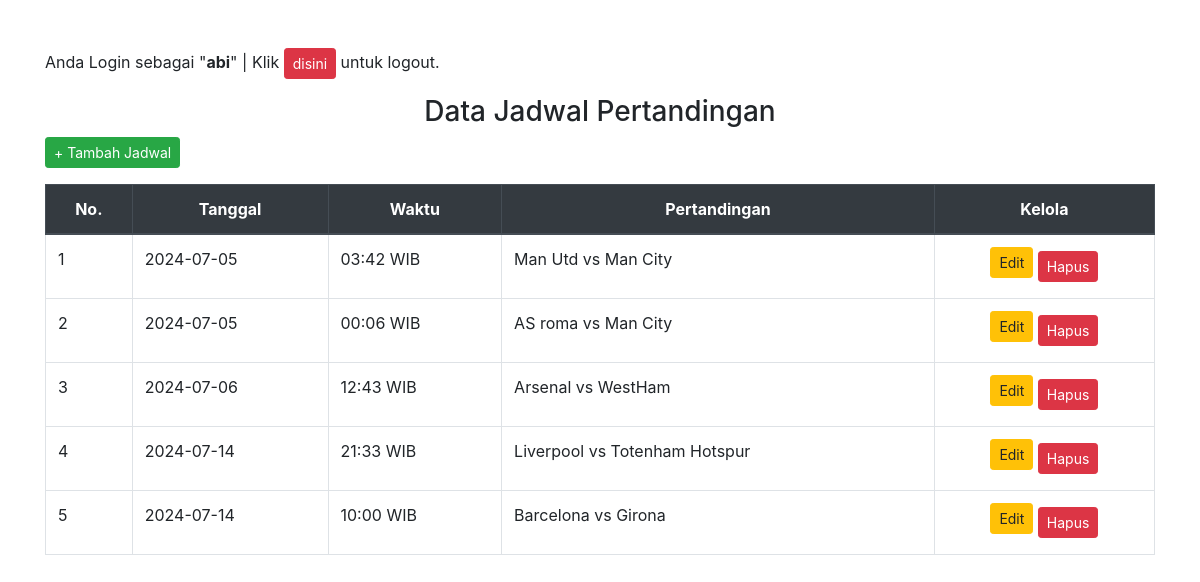
The page /UAS_Pemweb/admin/halaman_jadwalpertandingan.php (signed in) on the database its author committed.
### tables this page shows
CREATE TABLE `pertandingan` (
  `pertandingan_id` int(11) NOT NULL,
  `liga_id` int(11) DEFAULT NULL,
  `tanggal` date DEFAULT NULL,
  `waktu` varchar(10) DEFAULT NULL,
  `tim_home` varchar(255) DEFAULT NULL,
  `tim_away` varchar(255) DEFAULT NULL
);

### UAS_Pemweb/admin/halaman_jadwalpertandingan.php (the view, shortened to what this page needs)
<?php
include "config.php";
$sql_schedules = "SELECT p.*, l.nama_liga
                 FROM pertandingan p
                 JOIN liga l ON p.liga_id = l.liga_id
                 ORDER BY p.tanggal  ASC";
$result = mysqli_query($config, $sql_schedules);
?>
<!DOCTYPE html>
<html lang="en">
<head>
    <link href="https://maxcdn.bootstrapcdn.com/bootstrap/4.5.2/css/bootstrap.min.css" rel="stylesheet">
</head>
<body>
    <div class="container mt-5">
        <p class="text-left">Anda Login sebagai "<strong><?php echo $_SESSION['username']; ?></strong>" | Klik
            <a href="logout.php" class="btn btn-danger btn-sm">disini</a> untuk logout.</p>
        <h3 class="text-center">Data Jadwal Pertandingan</h3>
        <div class="d-flex justify-content-between mb-3">
            <a href="tambah_jadwal.php" class="btn btn-success btn-sm">+ Tambah Jadwal</a>
        </div>
        <table class="table table-bordered table-hover">
            <thead class="thead-dark">
                <tr class="text-center">
                    <th>No.</th>
                    <th>Tanggal</th>
                    <th>Waktu</th>
                    <th>Pertandingan</th>
                    <th>Kelola</th>
                </tr>
            </thead>
            <tbody>
                <?php
                $no = 1;
                while ($data = mysqli_fetch_assoc($result)) {
                ?>
                <tr>
                    <td><?php echo $no;?></td>
                    <td><?php echo $data['tanggal'];?></td>
                    <td><?php echo $data['waktu']. " WIB";?></td>
                    <td><?php echo $data['tim_home'] . ' vs ' . $data['tim_away']; ?></td>
                    <td class="text-center">
                        <a href="edit_jadwal.php?pertandingan_id=<?php echo $data['pertandingan_id'];?>" class="btn btn-warning btn-sm mb-2">Edit</a>
                        <a href="hapus_jadwal.php?pertandingan_id=<?php echo $data['pertandingan_id'];?>" class="btn btn-danger btn-sm" onclick="return confirm('Apakah Anda yakin ingin menghapus jadwal ini?');">Hapus</a>
                    </td>
                </tr>
                <?php
                    $no++;
                }
                ?>
            </tbody>
        </table>
    </div>
</body>
</html>

### rows shown on the page
pertandingan: tanggal "2024-07-05", waktu "03:42", tim_home "Man Utd", tim_away "Man City"
pertandingan: tanggal "2024-07-05", waktu "00:06", tim_home "AS roma", tim_away "Man City"
pertandingan: tanggal "2024-07-06", waktu "12:43", tim_home "Arsenal", tim_away "WestHam"
pertandingan: tanggal "2024-07-14", waktu "21:33", tim_home "Liverpool", tim_away "Totenham Hotspur"
pertandingan: tanggal "2024-07-14", waktu "10:00", tim_home "Barcelona", tim_away "Girona"

### other values the page prints
$_SESSION['username'] "abi"
